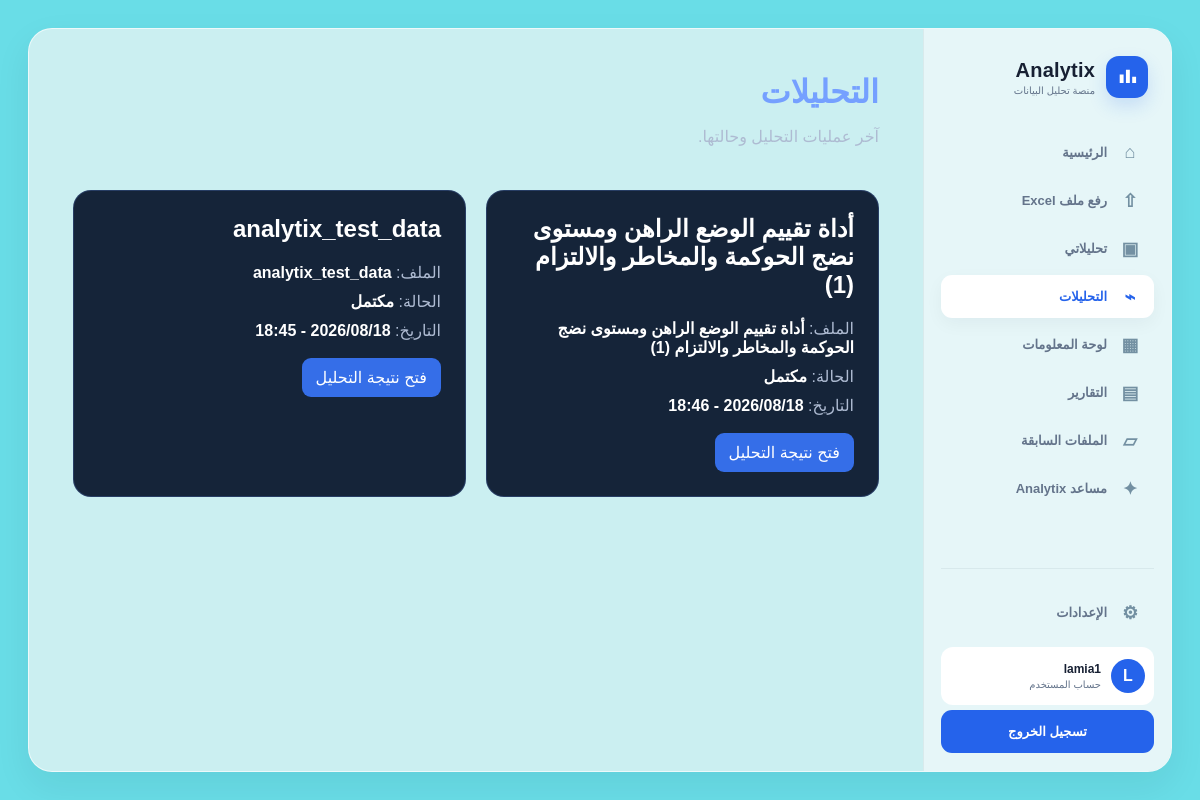
The page /analysis/ (signed in) on the database its author committed.
### analysis/models.py (models this page shows, shortened)
class AnalysisJob(models.Model):
    ANALYSIS_TYPES = [
        ('descriptive', 'تحليل وصفي'),
        ('data_quality', 'تحليل جودة البيانات'),
        ('sales', 'تحليل المبيعات'),
        ('financial', 'تحليل مالي'),
        ('correlation', 'تحليل الارتباط'),
        ('comparison', 'تحليل المقارنة'),
        ('custom', 'تحليل مخصص'),
    ]
    STATUS_CHOICES = [
        ('new', 'جديد'),
        ('queued', 'في قائمة الانتظار'),
        ('processing', 'قيد التنفيذ'),
        ('completed', 'مكتمل'),
        ('failed', 'فشل'),
        ('cancelled', 'ملغي'),
    ]
    owner = models.ForeignKey(
        settings.AUTH_USER_MODEL,
        on_delete=models.CASCADE,
        related_name='analysis_jobs',
        verbose_name='صاحب التحليل',
    )
    dataset = models.ForeignKey(
        Dataset,
        on_delete=models.CASCADE,
        related_name='analysis_jobs',
        verbose_name='ملف البيانات',
    )
    sheet = models.ForeignKey(
        DatasetSheet,
        on_delete=models.CASCADE,
        related_name='analysis_jobs',
        verbose_name='ورقة العمل',
    )
    name = models.CharField(
        max_length=255,
        verbose_name='اسم التحليل',
    )
    analysis_type = models.CharField(
        max_length=30,
        choices=ANALYSIS_TYPES,
        default='descriptive',
        verbose_name='نوع التحليل',
    )
    status = models.CharField(
        max_length=20,
        choices=STATUS_CHOICES,
        default='new',
        db_index=True,
        verbose_name='حالة التحليل',
    )
    progress = models.PositiveSmallIntegerField(
        default=0,
        verbose_name='نسبة التقدم',
        help_text='قيمة من 0 إلى 100',
    )
    error_message = models.TextField(
        blank=True,
        verbose_name='رسالة الخطأ',
    )
    created_at = models.DateTimeField(
        auto_now_add=True,
        verbose_name='تاريخ الإنشاء',
    )
    started_at = models.DateTimeField(
        blank=True,
        null=True,
        verbose_name='وقت بدء التنفيذ',
    )
    completed_at = models.DateTimeField(
        blank=True,
        null=True,
        verbose_name='وقت اكتمال التنفيذ',
    )
    updated_at = models.DateTimeField(
        auto_now=True,
        verbose_name='تاريخ آخر تحديث',
    )
    class Meta:
        verbose_name = 'عملية تحليل'
        verbose_name_plural = 'عمليات التحليل'
        ordering = ['-created_at']
        indexes = [
            models.Index(
                fields=[
                    'owner',
                    'status',
                ],
            ),
            models.Index(
                fields=[
                    'analysis_type',
                ],
            ),
        ]

### datasets/models.py (models this page shows, shortened)
class Dataset(models.Model):
    STATUS_CHOICES = [
        ('uploaded', 'تم الرفع'),
        ('reading', 'جارٍ قراءة الملف'),
        ('ready', 'جاهز للتحليل'),
        ('failed', 'فشل تجهيز الملف'),
    ]
    user = models.ForeignKey(
        settings.AUTH_USER_MODEL,
        on_delete=models.CASCADE,
        related_name='datasets',
        verbose_name='المستخدم',
    )
    title = models.CharField(
        max_length=200,
        verbose_name='اسم ملف البيانات',
    )
    file = models.FileField(
        upload_to='analytix/excel_files/%Y/%m/',
        storage=raw_storage,
          max_length=500,
        validators=[
            FileExtensionValidator(
                allowed_extensions=[
                    'xlsx',
                    'xls',
                    'xlsm',
                ],
            ),
            validate_excel_size,
        ],
        verbose_name='ملف Excel',
    )
    original_filename = models.CharField(
        max_length=255,
        blank=True,
        verbose_name='اسم الملف الأصلي',
    )
    file_size = models.PositiveBigIntegerField(
        default=0,
        editable=False,
        verbose_name='حجم الملف بالبايت',
    )
    status = models.CharField(
        max_length=20,
        choices=STATUS_CHOICES,
        default='uploaded',
        db_index=True,
        verbose_name='حالة الملف',
    )
    error_message = models.TextField(
        blank=True,
        verbose_name='رسالة الخطأ',
    )
    uploaded_at = models.DateTimeField(
        auto_now_add=True,
        verbose_name='تاريخ الرفع',
    )
    updated_at = models.DateTimeField(
        auto_now=True,
        verbose_name='تاريخ آخر تحديث',
    )
    class Meta:
        verbose_name = 'ملف بيانات'
        verbose_name_plural = 'ملفات البيانات'
        ordering = ['-uploaded_at']
        indexes = [
            models.Index(
                fields=['user', 'status'],
            ),
            models.Index(
                fields=['uploaded_at'],
            ),
        ]

### analysis/views.py (the view)
# urls.py: path('', views.analysis_list, name='list'),
@login_required
def analysis_list(request):
    analyses = (
        AnalysisJob.objects
        .filter(owner=request.user)
        .select_related('dataset', 'sheet')
        .order_by('-created_at')
    )
    return render(request, 'analysis-templates/list.html', {'analyses': analyses})

### templates/analysis-templates/list.html
{% extends 'workspace_section_base.html' %}{% block title %}التحليلات | Analytix{% endblock %}{% block content %}<header class="section-heading"><div><h1>التحليلات</h1><p>آخر عمليات التحليل وحالتها.</p></div></header>{% if analyses %}<section class="section-grid">{% for analysis in analyses %}<article class="section-card"><h2>{{ analysis.name }}</h2><div class="facts"><span>الملف: <b>{{ analysis.dataset.title }}</b></span><span>الحالة: <b>{{ analysis.get_status_display }}</b></span><span>التاريخ: <b>{{ analysis.created_at|date:"Y/m/d - H:i" }}</b></span></div><div class="actions"><a class="action" href="{% url 'datasets:detail' analysis.dataset.pk %}">فتح نتيجة التحليل</a></div></article>{% endfor %}</section>{% else %}<section class="empty-state"><h2>لا توجد تحليلات محفوظة حتى الآن.</h2><a class="action" href="{% url 'datasets:list' %}">ابدأ تحليلًا جديدًا</a></section>{% endif %}{% endblock %}

### templates/includes/workspace_sidebar.html (shortened to what this page needs)
<aside class="workspace-sidebar" id="workspace-sidebar" aria-label="التنقل الرئيسي">
    <div class="sidebar-head">
        <a href="{% url 'dashboards:home' %}" class="workspace-brand" aria-label="Analytix الرئيسية">
            <span class="workspace-brand-mark" aria-hidden="true"><svg viewBox="0 0 32 32"><path d="M6 23V12h5v11H6Zm8 0V6h5v17h-5Zm8 0v-8h5v8h-5Z"/></svg></span>
            <span><strong>Analytix</strong><small>منصة تحليل البيانات</small></span>
        </a>
    </div>
    <nav class="sidebar-nav">
        <a{% if request.resolver_match.url_name == 'home' %} class="active"{% endif %} href="{% url 'dashboards:home' %}"><span>⌂</span>الرئيسية</a>
        <a{% if request.resolver_match.namespace == 'datasets' and request.resolver_match.url_name == 'list' %} class="active"{% endif %} href="{% url 'datasets:list' %}"><span>⇧</span>رفع ملف Excel</a>
        <a{% if request.resolver_match.url_name == 'my_analyses' %} class="active"{% endif %} href="{% url 'datasets:my_analyses' %}"><span>▣</span>تحليلاتي</a>
        <a{% if request.resolver_match.namespace == 'analysis' %} class="active"{% endif %} href="{% url 'analysis:list' %}"><span>⌁</span>التحليلات</a>
        <a{% if request.resolver_match.namespace == 'dashboards' and request.resolver_match.url_name == 'list' %} class="active"{% endif %} href="{% url 'dashboards:list' %}"><span>▦</span>لوحة المعلومات</a>
        <a{% if request.resolver_match.namespace == 'reports' %} class="active"{% endif %} href="{% url 'reports:list' %}"><span>▤</span>التقارير</a>
        <a{% if request.resolver_match.url_name == 'history' %} class="active"{% endif %} href="{% url 'datasets:history' %}"><span>▱</span>الملفات السابقة</a>
        <a href="{% url 'dashboards:home' %}#assistant-panel"><span>✦</span>مساعد Analytix</a>
    </nav>
    <div class="sidebar-bottom">
        <a{% if request.resolver_match.url_name == 'settings' %} class="active"{% endif %} href="{% url 'accounts:settings' %}"><span>⚙</span>الإعدادات</a>
        {% if user.is_authenticated %}
            <div class="sidebar-user"><span class="user-avatar">{% if user.profile.profile_image %}<img src="{{ user.profile.profile_image.url }}" alt="" style="width:100%;height:100%;object-fit:cover;border-radius:50%">{% else %}{{ user.username|slice:':1'|upper }}{% endif %}</span><span><strong>{{ user.first_name|default:user.username }}</strong><small>حساب المستخدم</small></span></div>
            <a class="sidebar-auth" href="{% url 'accounts:logout' %}">تسجيل الخروج</a>
        {% else %}
            <a class="sidebar-auth" href="{% url 'accounts:login' %}">تسجيل الدخول</a>
            <a class="sidebar-auth secondary" href="{% url 'accounts:register' %}">إنشاء حساب</a>
        {% endif %}
    </div>
</aside>

### static/css/home-workspace.css (style rules this page uses)
:root { --page: #69dde7; --app: #cbeff1; --content: #ddf5f6; --card: #fff; --soft: #f5fbfc; --primary: #2563eb; --primary-light: #60a5fa; --accent: #22c55e; --text: #172033; --muted: #64748b; --border: #d8e9ec; --shadow: 0 14px 36px rgba(15,23,42,.07); }
* { box-sizing: border-box; }
html { scroll-behavior: smooth; background: var(--page); }
body { min-width: 320px; min-height: 100vh; margin: 0; color: var(--text); background: var(--page); font-family: Tajawal, Cairo, Tahoma, Arial, sans-serif; }
a { color: inherit; text-decoration: none; }
.workspace-sidebar { position: relative; z-index: 20; min-width: 0; display: flex; flex-direction: column; padding: 24px 17px 18px; border-left: 1px solid rgba(216,233,236,.9); background: rgba(245,251,252,.65); }
.sidebar-head { display: flex; align-items: center; justify-content: space-between; min-height: 48px; margin: 0 6px 30px; }
.workspace-brand { min-width: 0; display: flex; align-items: center; gap: 11px; }
.workspace-brand-mark { width: 42px; height: 42px; flex: none; display: grid; place-items: center; border-radius: 13px; background: var(--primary); box-shadow: 0 8px 18px rgba(37,99,235,.17); }
.workspace-brand-mark svg { width: 25px; fill: white; }
.workspace-brand > span:last-child { display: flex; flex-direction: column; min-width: 0; }
.workspace-brand strong { font-size: 20px; letter-spacing: .2px; }
.workspace-brand small, .sidebar-user small { margin-top: 3px; color: var(--muted); font-size: 10px; }
.sidebar-nav { display: grid; gap: 5px; }
.sidebar-nav a, .sidebar-bottom > a { min-height: 43px; display: flex; align-items: center; gap: 12px; padding: 8px 13px; color: var(--muted); border-radius: 11px; font-size: 13px; font-weight: 700; transition: .18s ease; }
.sidebar-nav a > span, .sidebar-bottom > a > span { width: 22px; color: #7390a2; font-size: 18px; text-align: center; }
.sidebar-nav a.active { color: var(--primary); background: white; box-shadow: 0 6px 18px rgba(15,23,42,.045); }
.sidebar-nav a.active > span { color: var(--primary); }
.sidebar-bottom { display: grid; gap: 5px; margin-top: auto; padding-top: 22px; border-top: 1px solid var(--border); }
.sidebar-user { display: flex; align-items: center; gap: 10px; padding: 12px 9px; margin-top: 8px; border-radius: 12px; background: white; }
.user-avatar { width: 34px; height: 34px; flex: none; display: grid; place-items: center; border-radius: 50%; color: white; background: var(--primary); font-weight: 800; }
.sidebar-user > span:last-child { min-width: 0; display: flex; flex-direction: column; overflow: hidden; }
.sidebar-user strong { overflow: hidden; font-size: 12px; text-overflow: ellipsis; white-space: nowrap; }
.sidebar-auth { justify-content: center !important; color: white !important; background: var(--primary) !important; }

### templates/workspace_section_base.html (style rules this page uses)
.section-heading { display:flex;align-items:center;justify-content:space-between;gap:20px;margin-bottom:28px }
.section-heading h1 { margin:0;color:#75a0ff }
.section-heading p,.muted { color:#aebbd2 }
.section-grid { display:grid;grid-template-columns:repeat(auto-fit,minmax(290px,1fr));gap:20px }
.section-card,.empty-state { padding:24px;border:1px solid rgba(104,151,255,.22);border-radius:18px;background:rgba(11,25,47,.95);color:#fff }
.section-card h2 { margin-top:0 }
.actions { display:flex;flex-wrap:wrap;gap:9px;margin-top:18px }
.action { display:inline-block;padding:10px 14px;border:0;border-radius:9px;color:#fff;text-decoration:none;background:#356ee8;cursor:pointer }
.facts { display:grid;gap:10px;margin:18px 0 }
.facts span { color:#aebbd2 }
.facts b { color:#fff }

### rows shown on the page
AnalysisJob: name "أداة تقييم الوضع الراهن ومستوى نضج الحوكمة والمخاطر والالتزام (1)", dataset "أداة تقييم الوضع الراهن ومستوى نضج الحوكمة والمخاطر والالتزام (1)", status "مكتمل", created_at "2026/08/18 - 18:46"
AnalysisJob: name "analytix_test_data", dataset "analytix_test_data", status "مكتمل", created_at "2026/08/18 - 18:45"

### other values the page prints
{{ user.username|slice:':1'|upper }} "L"
{{ user.first_name|default:user.username }} "lamia1"
